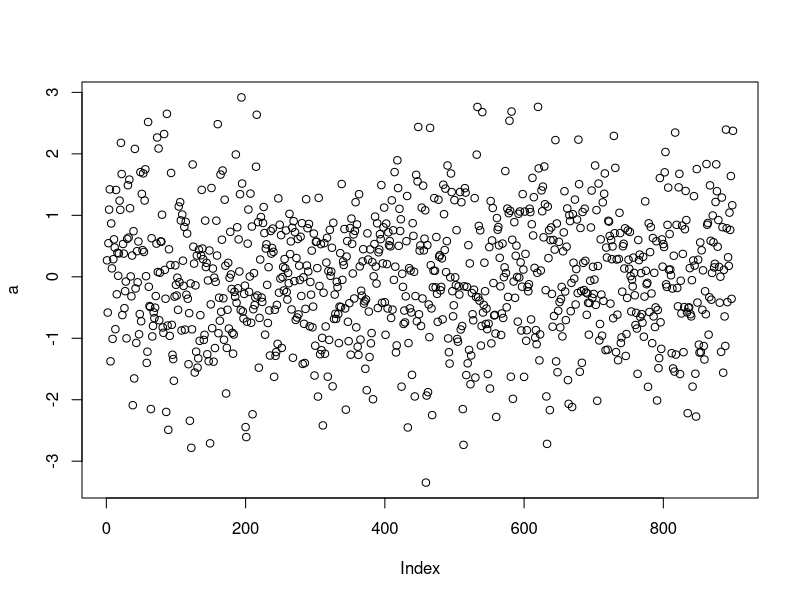
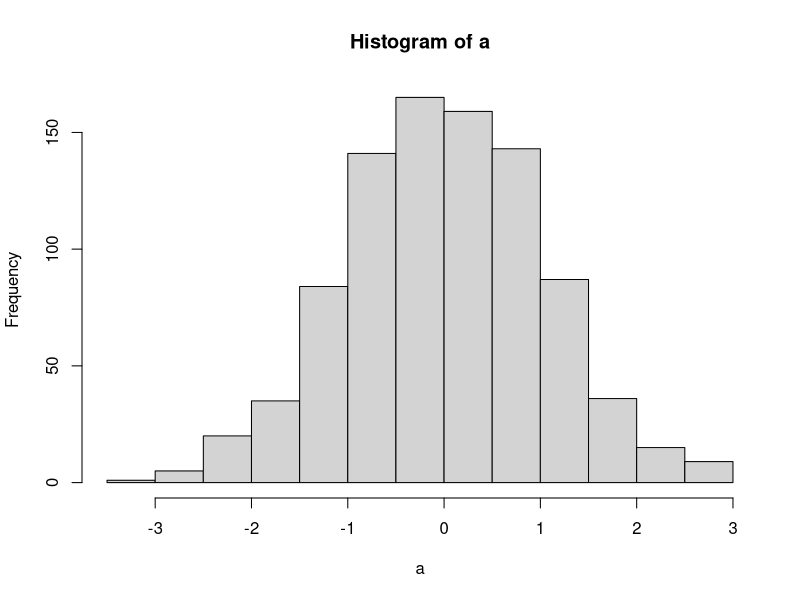

These charts were generated, in order, by the following R code:
## ---- chunk 1
a<-rnorm (900)
plot (a)
hist(a)

